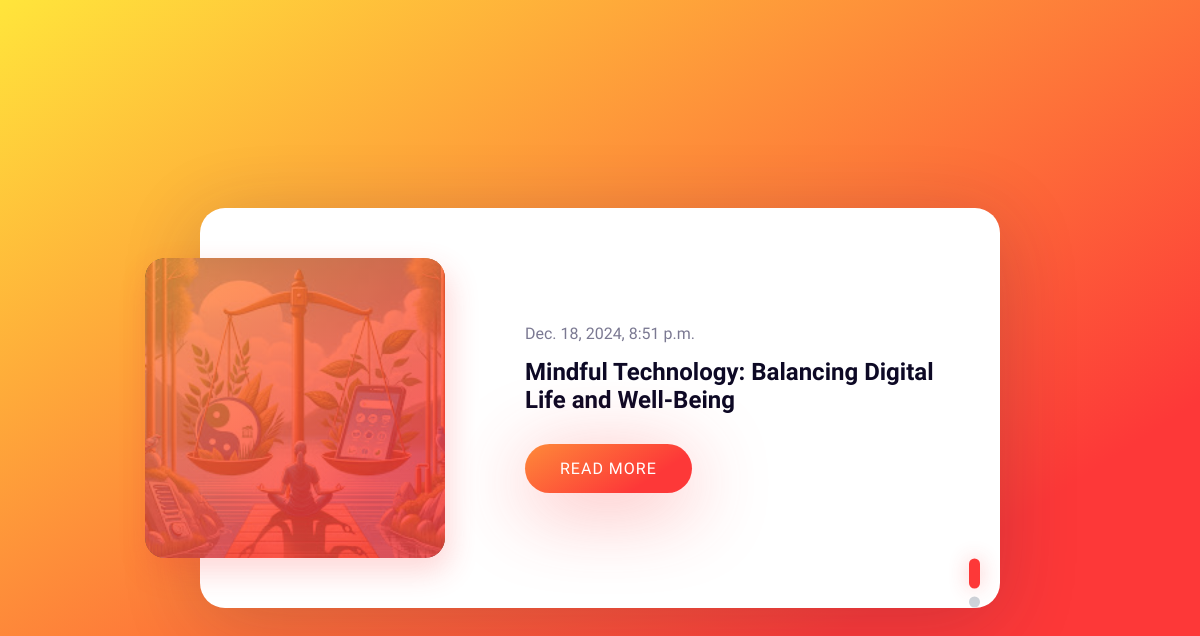
The page / on the database its author committed.
### blog/models.py (models this page shows, shortened)
class Post(models.Model):
    title = models.CharField(max_length=200)
    text = models.TextField(validators=[validate_links_in_text])  # Moved validation here
    date = models.DateTimeField(auto_now_add=True)
    author = models.CharField(max_length=100)
    image = models.ImageField(upload_to='images/', blank=True, null=True)
    class Meta:
        ordering = ['-date']
        verbose_name = 'Пост'
        verbose_name_plural = 'Посты'

### core/views.py (the view)
# urls.py: path('', views.post_list, name='home'),
def home(request):
    posts = Post.objects.all()
    context = {
        'posts': posts
    }
    return render(request, 'index.html', context)

### templates/index.html (shortened to what this page needs)
{% extends "base.html" %}
{% block content %}
<div class="blog-slider">
    <div class="blog-slider__wrp swiper-wrapper">
      {% for post in posts %}
      <div class="blog-slider__item swiper-slide">
        <div class="blog-slider__img">
          <img
            src="{{ post.image.url }}"
            alt=""
          />
        </div>
        <div class="blog-slider__content">
          <span class="blog-slider__code">{{ post.date }}</span>
          <div class="blog-slider__title">{{ post.title }}</div>
          <a href="{% url 'post_detail' post.pk %}" class="blog-slider__button">READ MORE</a>
        </div>
      </div>
      {% endfor %}
    </div>
    <div class="blog-slider__pagination"></div>
  </div>
{% endblock content %}

### static/assets/cool.css (style rules this page uses)
* { box-sizing: border-box; }
body { background-color: #FFE53B; background-image: linear-gradient(147deg, #FFE53B 0%, #fd3838 74%); min-height: 100vh; font-family: "Fira Sans", sans-serif; display: flex; overflow: hidden; }
.blog-slider { width: 95%; position: relative; max-width: 800px; margin: auto; background: #fff; box-shadow: 0px 14px 80px rgba(34, 35, 58, 0.2); padding: 25px; border-radius: 25px; height: 400px; transition: all 0.3s; }
.blog-slider__item { display: flex; align-items: center; }
.blog-slider__item.swiper-slide-active .blog-slider__img img { opacity: 1; transition-delay: 0.3s; }
.blog-slider__item.swiper-slide-active .blog-slider__content > * { opacity: 1; transform: none; }
.blog-slider__item.swiper-slide-active .blog-slider__content > *:nth-child(1) { transition-delay: 0.3s; }
.blog-slider__item.swiper-slide-active .blog-slider__content > *:nth-child(2) { transition-delay: 0.4s; }
.blog-slider__item.swiper-slide-active .blog-slider__content > *:nth-child(4) { transition-delay: 0.6s; }
.blog-slider__img { width: 300px; flex-shrink: 0; height: 300px; background-image: linear-gradient(147deg, #fe8a39 0%, #fd3838 74%); box-shadow: 4px 13px 30px 1px rgba(252, 56, 56, 0.2); border-radius: 20px; transform: translateX(-80px); overflow: hidden; }
.blog-slider__img:after { content: ""; position: absolute; top: 0; left: 0; width: 100%; height: 100%; background-image: linear-gradient(147deg, #fe8a39 0%, #fd3838 74%); border-radius: 20px; opacity: 0.8; }
.blog-slider__img img { width: 100%; height: 100%; object-fit: cover; display: block; opacity: 0; border-radius: 20px; transition: all 0.3s; }
.blog-slider__content { padding-right: 25px; }
.blog-slider__content > * { opacity: 0; transform: translateY(25px); transition: all 0.4s; }
.blog-slider__code { color: #7b7992; margin-bottom: 15px; display: block; font-weight: 500; }
.blog-slider__title { font-size: 24px; font-weight: 700; color: #0d0925; margin-bottom: 20px; }
.blog-slider__button { display: inline-flex; background-image: linear-gradient(147deg, #fe8a39 0%, #fd3838 74%); padding: 15px 35px; border-radius: 50px; color: #fff; box-shadow: 0px 14px 80px rgba(252, 56, 56, 0.4); text-decoration: none; font-weight: 500; justify-content: center; text-align: center; letter-spacing: 1px; }
.blog-slider__pagination { position: absolute; z-index: 21; right: 20px; width: 11px !important; text-align: center; left: auto !important; top: 50%; bottom: auto !important; transform: translateY(-50%); }

### rows shown on the page
Post: image (picture), date "Dec. 18, 2024, 8:51 p.m.", title "Mindful Technology: Balancing Digital Life and Well-Being"
